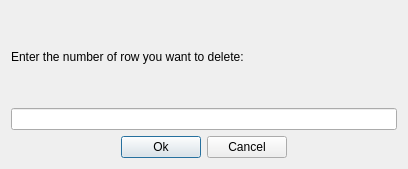
<?xml version="1.0" encoding="UTF-8"?>
<ui version="4.0">
 <class>dialogDelete</class>
 <widget class="QDialog" name="dialogDelete">
  <property name="geometry">
   <rect>
    <x>0</x>
    <y>0</y>
    <width>408</width>
    <height>169</height>
   </rect>
  </property>
  <property name="windowTitle">
   <string>Dialog</string>
  </property>
  <layout class="QGridLayout" name="gridLayout">
   <item row="0" column="0">
    <layout class="QVBoxLayout" name="verticalLayout">
     <item>
      <widget class="QLabel" name="label">
       <property name="text">
        <string>Enter the number of row you want to delete:</string>
       </property>
      </widget>
     </item>
     <item>
      <widget class="QLineEdit" name="lineEdit"/>
     </item>
    </layout>
   </item>
   <item row="1" column="0">
    <layout class="QHBoxLayout" name="horizontalLayout">
     <item>
      <spacer name="horizontalSpacer">
       <property name="orientation">
        <enum>Qt::Horizontal</enum>
       </property>
       <property name="sizeHint" stdset="0">
        <size>
         <width>40</width>
         <height>20</height>
        </size>
       </property>
      </spacer>
     </item>
     <item>
      <widget class="QPushButton" name="pushButtonOk">
       <property name="text">
        <string>Ok</string>
       </property>
      </widget>
     </item>
     <item>
      <widget class="QPushButton" name="pushButtonCancel">
       <property name="text">
        <string>Cancel</string>
       </property>
      </widget>
     </item>
     <item>
      <spacer name="horizontalSpacer_2">
       <property name="orientation">
        <enum>Qt::Horizontal</enum>
       </property>
       <property name="sizeHint" stdset="0">
        <size>
         <width>40</width>
         <height>20</height>
        </size>
       </property>
      </spacer>
     </item>
    </layout>
   </item>
  </layout>
 </widget>
 <resources/>
 <connections/>
</ui>
